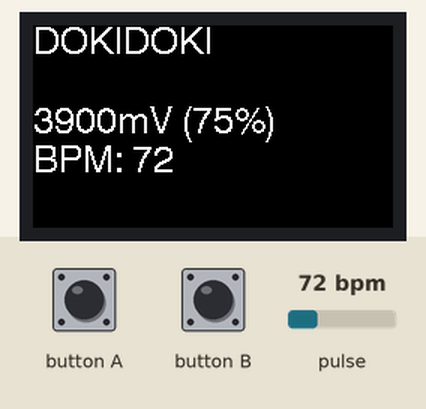
Bench run of a sketch on a simulated ESP32-S3. Parts: 240×135 colour display. Inputs (shaded band) come from the test bench; at power-on: pulse 72 bpm.

Above: at 3.6 s.
3.7 s: pulse set to 42 bpm
At 4.8 s:
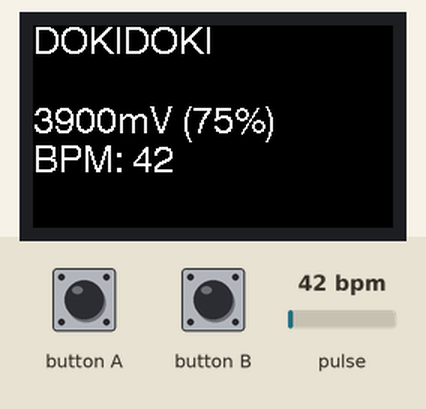
5.5 s: pulse set to 70 bpm
At 7.0 s:
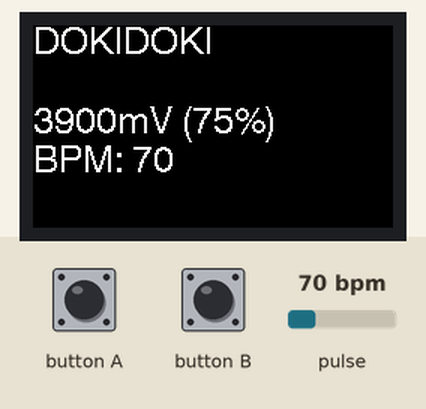
7.6 s: pulse set to 100 bpm
At 9.2 s:
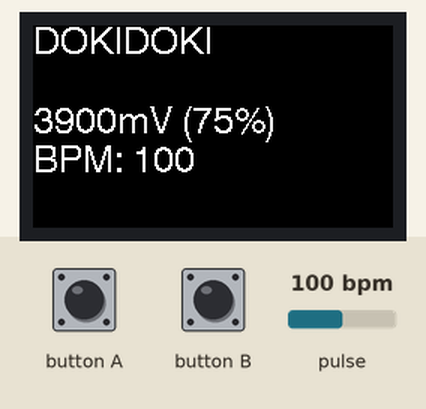
Timing chart, 0 to 10.7 s (numbered marks = the images above; inputs shaded):
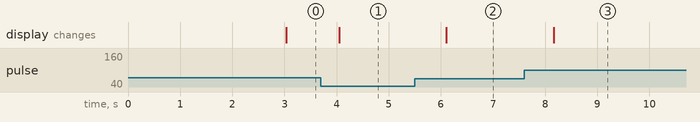

Measured:
- after the input at 3.7 s, the display: changes after 0.36 s (image 1)
- after the input at 5.5 s, the display: changes after 0.61 s (image 2)
- after the input at 7.6 s, the display: changes after 0.56 s (image 3)

The sketch:

DOKIDOKI.ino
```cpp
// Arduino言語では、コメントは//のあとに入れる（Pythonでは#）
// #include:「この名前のファイルの内容を、ここにまるごと読み込んでください」という命令
// ライブラリ: 他の誰かが書いた便利なプログラムを使わせてもらう
// 図書館（ライブラリ）で本を借りてきて、自分で描いている小説の中でまるまるパクっちゃうイメージ
// 〇〇.h: 〇〇は、本のタイトル. 〇〇.hファイルには、目次が書いてある。ヘッダーファイルと呼ぶ
// 目次に対応する本文は、〇〇.cppに書いてある
// #include <...>: 最初から付いているライブラリ

// M5StickC Plus2を操作するためのライブラリ
// /Users/user/Documents/Arduino/libraries/M5StickCPlus2
#include <M5StickCPlus2.h>

// 心拍センサーと通信を行うためのライブラリ
// /Users/user/Library/Arduino15/packages/m5stack/hardware/esp32/3.2.1/libraries/Wire/src/Wire.h
#include <Wire.h>

// ESP-NOW通信を行うためのライブラリ
// /Users/user/Library/Arduino15/packages/m5stack/tools/esp32-arduino-libs/idf-release_v5.4-2f7dcd86-v1/esp32s3/include/esp_wifi/include/esp_now.h
#include <esp_now.h>

// ESP-NOWを使うために必要なライブラリ（Wi-Fi機能を操作するライブラリ）
// /Users/user/Library/Arduino15/packages/m5stack/hardware/esp32/3.2.1/libraries/WiFi/src/WiFi.h
#include <WiFi.h>

// #include "...": ライブラリマネージャーで追加したライブラリ

// 心拍センサーを操作するためのライブラリ
// /Users/user/Documents/Arduino/libraries/MAX30100lib/src/MAX30100_PulseOximeter.h
#include "MAX30100_PulseOximeter.h"


// ここからは、データを入れる箱を作っていく
// ここからは、最後に「;」を付ける

// 上でincludeした"MAX30100_PulseOximeter.h"に書かれているPulseOximeterクラスのインスタンスを作る
// インスタンスに名前（pox）をつける
// 名前はなんでもいいけど、poxと付ける人が多いので、真似しておくと、他人が読む時にわかりやすい
PulseOximeter pox;

// 上でincludeしてないけど、Arduinoはいつも自動で""Arduino.h"をincludeしてくれる設定
// /Users/user/Library/Arduino15/packages/m5stack/hardware/esp32/3.2.1/cores/esp32/Arduino.h
// Arduinoが自動でincludeした"Arduino.h"は、さらに”Wstring.h”をincludeしている
// /Users/user/Library/Arduino15/packages/m5stack/hardware/esp32/3.2.1/cores/esp32/Wstring.h
// "Wstring.h"に書かれているStringクラスのインスタンスを作る
// nameにDOKDOKIという文字列を入れる？？: TODO
// String name; name = "DOKIDOKI";としても同じ意味
String name = "DOKIDOKI";

// 上でincludeしてないけど、Arduinoはいつも自動で "Arduino.h" をincludeしてくれる設定
// /Users/user/Library/Arduino15/packages/m5stack/hardware/esp32/3.2.1/cores/esp32/Arduino.h
// Arduinoが自動でincludeした "Arduino.h" は、さらに"stdint.h" をincludeしている
// /Users/user/Library/Arduino15/packages/m5stack/tools/esp-x32/2411/xtensa-esp-elf/include/stdint.h
// "stdint.h" には、uint32_t（32ビットの符号なし整数型）の型定義が書かれている？？: TODO
// String name = "DOKIDOKI";との違いがわからない: TODO
// uint32_t 型?の変数を作り、変数名を lastReport にする
// lastReport に、最初の値として 0 を入れておく
uint32_t lastReport = 0;

// uint8_t 型?の変数を作り、targetAddressという名前のリストにuint8_tの値を6個入れておく
// 0xFF: 16進数?の255
// targetAddressは、送信先のペンライトを指定するためのアドレス
// ふつうは、MACアドレスという「モノの住所」を指定するけど、
// 0xFFが6個入ると、送信先を指定せずに周りのみんなに送る設定になる
// 電波の届く範囲にいるM5stickたちが全員受け取れる
// ブロードキャストという
uint8_t targetAddress[] = {0xFF, 0xFF, 0xFF, 0xFF, 0xFF, 0xFF};

// struct: いろんな種類のデータをひとまとめにできる箱。構造体という。
// 「ControlDataというデータの箱」をつくる。お弁当箱のイメージ。
// ただし、これは弁当箱に何を入れるかの設計図を作っているところ
// お弁当箱の中に、心拍数の値を入れるための「bpmというデータの箱」を更につくりますよという設計図。
// 「bpmというデータの箱」は、おかず入れのイメージ
// 実際のデータの弁当箱はループの中で毎回つくる
struct ControlData{
  uint16_t bpm;
};

// 書いてないけど、これもstruct
// esp_now.hの中にお弁当箱の内容が書いてあって、そこにstructが書いてある。
// peerは、送信先という意味。
// 送信先の情報を入れておくためのお弁当箱
// peerInfo: そのお弁当箱にpeerInfoという名前を付けましたよ、あとでその名前で呼びますよという意味
esp_now_peer_info_t peerInfo;

// パソコンのプログラムは、「起動して、閉じたら終わり」だけど、
// マイコンは 電源が入っているあいだ中ずっと動き続ける
// だからArduinoでは「プログラムを一度だけ動かす部分」と「ずっと繰り返す部分」が分かれている
// void setup()は、電源を入れたときに1回だけ実行する関数
// coid loop()は、setup()したあとにずっと実行される関数（何回もループして実行する）
// 電源を切ったら、loop()はおしまい
// 電源オン → setup() → loop() → loop() → loo0p()... → 電源オフ
// 1．電源ON
// 2．setup()で M5Stick の準備を整える
// 3．loop()で 1秒ごとに心拍を読み取り、ESP-NOWで送信
// 4．その動作を電源が切れるまでずっと繰り返す

void setup() {

  // 1. Wi-Fiモードを設定
  // Wi-FiモードをWIFI_STA（ステーションモード）に変更する
  // ESP-NOWで無線通信するために必要な設定
  // Wi-Fiの電波を使ってるけど、Wi-Fiのインターネット接続を使ってるわけじゃないから
  // Wifiがつながらないところでも使えるし、Wifiの設定もいらない
  WiFi.mode(WIFI_STA);

  // 2. EPS-Nowを初期化
  // 初期化＝init=はじめますという合図
  // esp_now_init()を実行すると、ESP-Nowの初期化ができる
  esp_now_init();

  // 3. 送信先（ピア）を登録
  // 心拍データを送る相手の情報を、peerInfoに詰めていく
  // 上で書いた、peerInfoというお弁当箱におかず（送信先の情報）をたくさん詰めていくイメージ
  // おかず１: peerInfo.peer_addr（送信先のアドレス）
  // memcpy(A, B, バイト数) : BをAにコピーする。バイト数？
  // 心拍データを送るアドレス（ブロードキャスト）を、peerInfo.peer_addrにコピーする
  // peerInfo.peer_addr = targetAddressだとなぜだめか: TODO
  memcpy(peerInfo.peer_addr, targetAddress, 6);
  // おかず２: peerInfo.channel（送信先にアクセスするチャンネル設定）
  // チャンネルに0を設定すると、チャンネルは特に指定せず、自動にまかせる設定になる
  // まかせたい
  peerInfo.channel = 0;
  // おかず３: peerInfo.encrypt（送信先へにアクセスを暗号化するか）
  // 内緒で送りたいときにはtrueにするけど、ブロードキャストではfalse（暗号化しない）しかない
  peerInfo.encrypt = false;
  // 以上、おかずを３つ詰めたpeerInfo弁当箱を、ESP-NOWに渡す
  // esp_now_add_peer(&お弁当箱)を実行すると、ESP-NOWにお弁当箱を渡せる
  // ＆はなんだ: TODO
  esp_now_add_peer(&peerInfo);

  // 4. M5Stickを動かす
  // M5: M5Stickを動かすための便利関数がたくさん詰まった弁当箱
  // M5.config: M5stickの設定がたくさん入ってる
  // たくさんの設定をcfgという変数に入れる
  // autoは、データ型（listとかdictみたいなもの）はそっちで自動で決めてね、という意味
  auto cfg = M5.config();

  // ついにM5stickを起動する！
  // そのときに、上で用意した設定情報を渡す
  StickCP2.begin(cfg);

  // デバッグを開始する
  // まだうまく使えないけど、将来のために書いておく
  Serial.begin(115200);

  // 5. 画面の設定
  // M5.Lcd: M5stickの画面の設定
  // M5.Lcd.setRotation: 画面の向き（横むき、縦向きなど）の設定
  // 0: 0° USBが左
  // 1:	90° USBが下 → これにする
  // 2:	180° USBが右
  // 3:	270° USBが上
  M5.Lcd.setRotation(1);
  // M5.Lcd.setTextFont: フォントの大きさの設定
  // 1:8px, 2:16px, 4:26px, 6:26px, 7:48px, 8:75px
  M5.Lcd.setTextFont(4);
  // M5.Lcd.println: 画面に表示して改行する
  // name = DOKIDOKI
  M5.Lcd.println(name);

  // 6. 心拍センサーを起動する！
  pox.begin();
}

// 大事なことだから、もう一回書く
// パソコンのプログラムは、「起動して、閉じたら終わり」だけど、
// マイコンは 電源が入っているあいだ中ずっと動き続ける
// だからArduinoでは「プログラムを一度だけ動かす部分」と「ずっと繰り返す部分」が分かれている
// void.setup()は、電源を入れたときに1回だけ実行する関数
// void.loop()は、setup()したあとにずっと実行される関数（何回もループして実行する）
// 電源を切ったら、loop()はおしまい
// 電源オン → setup() → loop() → loop() → loo0p()... → 電源オフ
// 1．電源ON
// 2．setup()で M5Stick の準備を整える
// 3．loop()で 1秒ごとに心拍を読み取り、ESP-NOWで送信
// 4．その動作を電源が切れるまでずっと繰り返す

// ずっと動き続けながら、心拍センサーの値を読み取って、
// 1秒ごとにESP-NOWで送信し、画面にも結果を表示する
void loop() {
  // M5.update: M5Stickのボタン・画面・電源状態を更新する関数
  // ・ボタンが押されたか
  // ・電池残量が変わったか
  // ・画面の明るさ調整は必要か
  // ループがまわるたびにチェックしてくれる
  // これがないと、ボタンが押されても反応しなくなるし
  // 電池が減っても表示が更新されない
  M5.update();

  // pox.update: 心拍センサーの情報を入れている弁当箱を更新する
  // 心拍センサーはすごく細かいタイミングでデータを取ってるけど、
  // M5stickから心拍データを更新してくださいとお願いしないと、
  // 弁当箱に入っている情報を更新してくれない
  // 弁当箱には、心拍数の値とか、心拍センサーの状態とか、センサーのいろんな情報のおかずが詰まってる
  pox.update();

  // millis(): M5stickが起動してから、どれくらい時間が経ったかを教えてくれる
  // ミリ秒で教えてくれる
  // 1秒 → 1000ミリ秒、5秒 → 5000ミリ秒
  // lastReportは、上で定義した変数
  // 最初は0が入っている
  // loop()の最後で、その時の経過時間を上書き保存する
  // if (millis() - lastReport > 1000): 前に心拍データを送信してから、もし1秒以上経っていたら
  if (millis() - lastReport > 1000) {
    // 心拍センサーの弁当箱に入っている心拍数のデータを、bpmという変数に受け取る
    float bpm = pox.getHeartRate();

    // BPMがゼロ以外のとき、という条件
    // 心拍センサーから指が離れちゃったときとかは、送信しない
    if (bpm > 0) {
      // M5stickの画面に表示するメッセージをつくる
      String message = "BPM: " + String(int(bpm));

      // 送信するデータの弁当箱を作る
      // 上で書いた弁当箱の設計図に沿った内容にする
      ControlData data;
      data.bpm = (uint16_t)bpm;

      // esp_now_send(A, B, C)
      // Aのアドレス（ブロードキャスト）に、Bを、Cのバイト数？で送る
      // これでESP-NOWが発射される！
      esp_now_send(targetAddress, (uint8_t*)&data, sizeof(data));

      // 黒い四角形を書く→黒で塗りつぶす
      // fillRect(x1, y1, x2, y2, 塗りつぶす色)
      // x1, y1: 四角形の左上の座標
      // x2, y2: 四角形の右下の座標
      M5.Lcd.fillRect(0, 53, 135, 80, BLACK);

      // M5stickの画面に目に見えないカーソルをもっていく
      // 画面の上の方にはDOKIDOKIって書いてあるから、その下の行
      M5.Lcd.setCursor(0, 53);  // 53: 26px*2+1px
      // 目に見えないカーソルの位置（DOKIDOKIの下）に
      // 残りのバッテリー数を表示する
      // 毎回黒い四角形で塗りつぶしてから表示する（前回の値を消して、表示する）
      // 例: 4100mV (92%)
      M5.Lcd.print(StickCP2.Power.getBatteryVoltage());
      M5.Lcd.print("mV (");
      M5.Lcd.print(StickCP2.Power.getBatteryLevel());
      M5.Lcd.println("%)");

      // さっきつくったメッセージを表示する
      M5.Lcd.print(message);
    }
    // 経過時間を保存する
    lastReport = millis();
  }
}
```
